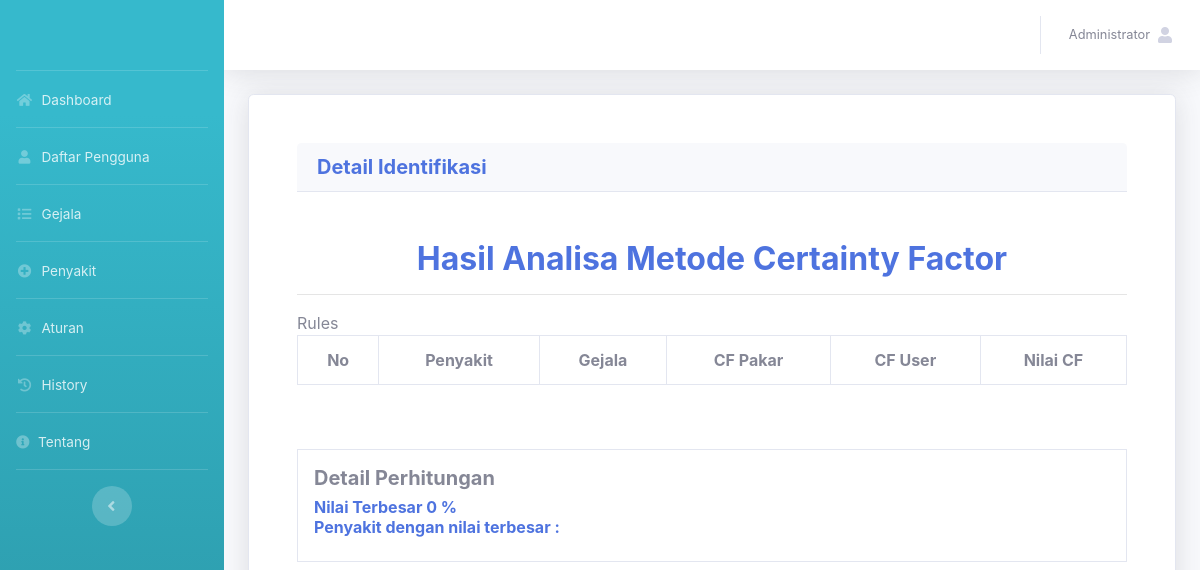
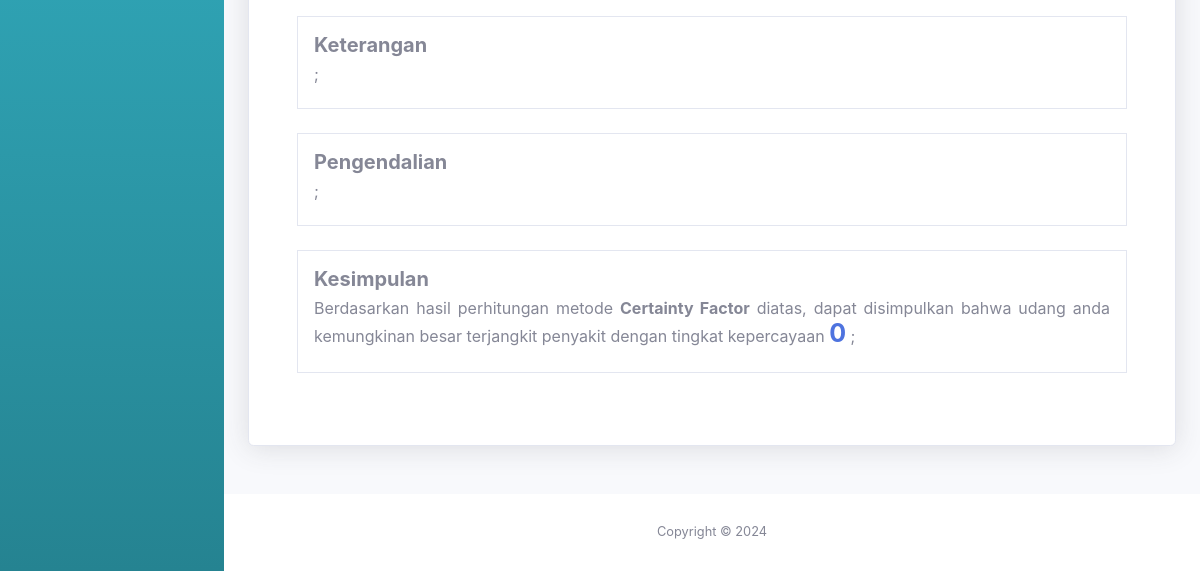
Page /admin/history_det.php?no_regidentifikasi=CYHV72QDMH&id_akun=15 (signed in) on the earlier database version (2 pictures, top to bottom).
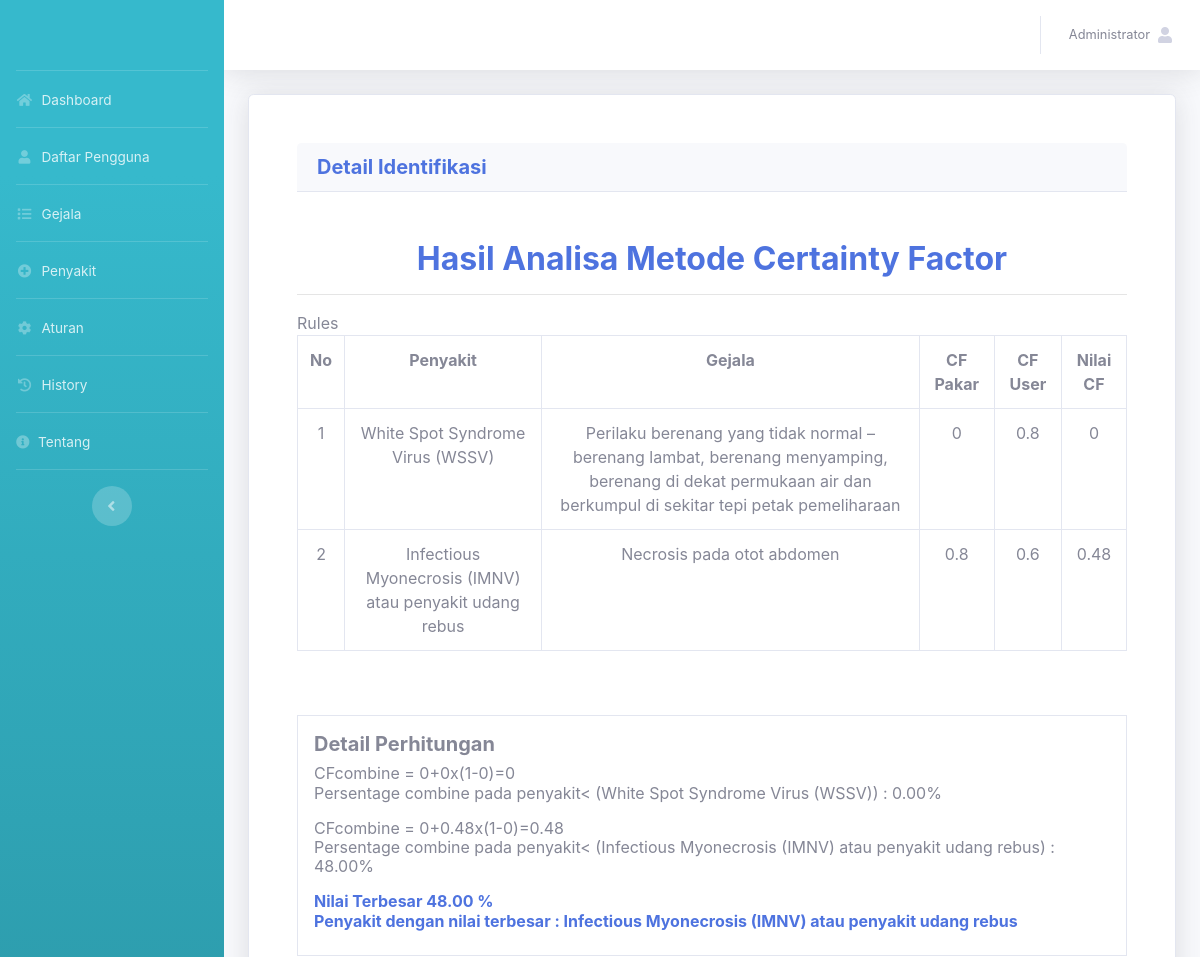
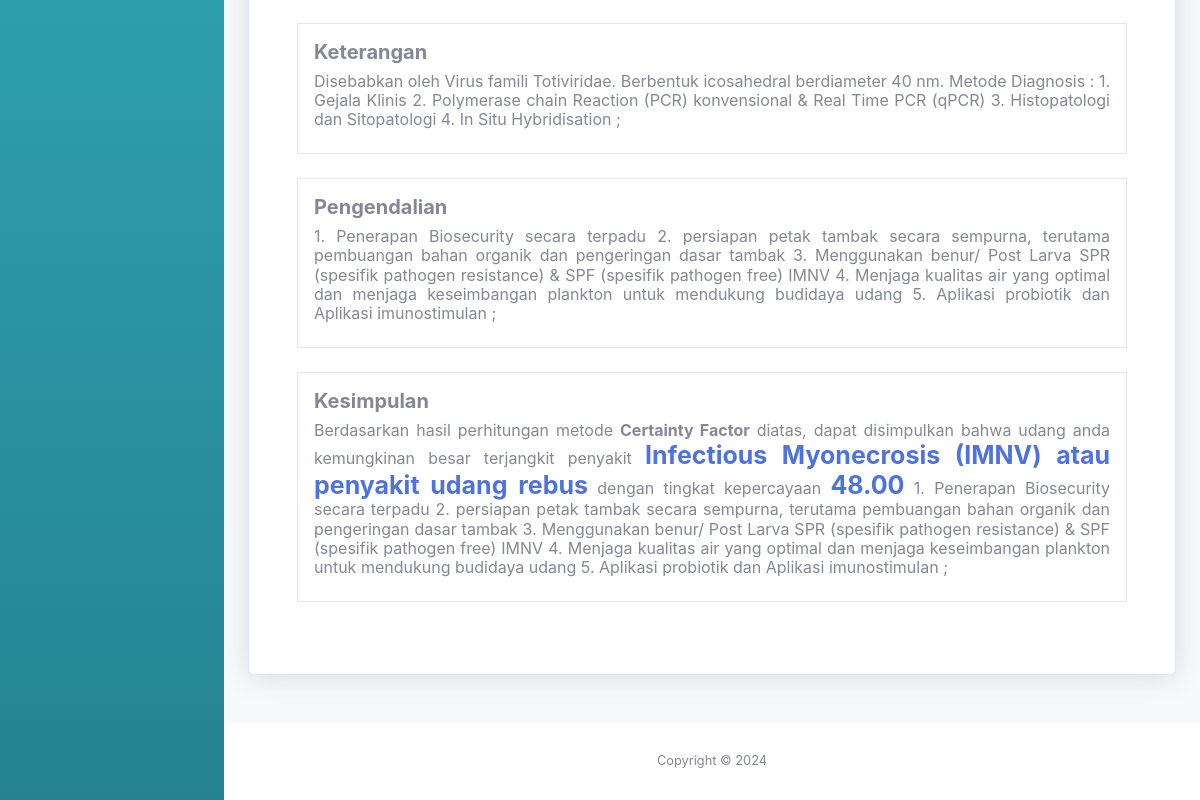
Same page on the later database version (2 pictures, top to bottom).
### tables this page shows
CREATE TABLE `tb_akun` (
  `id_akun` int(11) NOT NULL,
  `nama_lengkap` varchar(50) NOT NULL,
  `username` varchar(50) NOT NULL,
  `password` varchar(50) NOT NULL,
  `level` varchar(30) NOT NULL
);

CREATE TABLE `tb_penyakit` (
  `id_penyakit` int(11) NOT NULL,
  `nama_penyakit` text NOT NULL,
  `keterangan` text NOT NULL,
  `pengendalian` text NOT NULL,
  `gambar` text NOT NULL
);

CREATE TABLE `tb_gejala` (
  `id_gejala` int(11) NOT NULL,
  `nama_gejala` text NOT NULL
);

CREATE TABLE `tb_aturan` (
  `id_aturan` int(11) NOT NULL,
  `id_gejala` int(11) NOT NULL,
  `id_penyakit` int(11) NOT NULL,
  `nilai_gejala` double NOT NULL
);

CREATE TABLE `tb_identifikasi` (
  `id_identifikasi` int(11) NOT NULL,
  `no_regidentifikasi` char(10) NOT NULL,
  `tgl_identifikasi` date NOT NULL,
  `id_akun` int(11) NOT NULL,
  `id_gejala` int(11) NOT NULL,
  `nilai_user` double NOT NULL
);

### admin/history_det.php (the view, shortened to what the changed rows need)
<?php
include 'header.php';
?>
<div class="container">
	<div class="card shadow p-5 mb-5">
        <br>
        <br>
        <center>
            <h2 class="m-0 font-weight-bold text-primary"> Hasil Analisa Metode Certainty Factor</h2>
        </center>
        <div class="table-responsive">
            <table class="table table-bordered">
                <tr>
                    <th class="text-center">No</th>
                    <th class="text-center">Penyakit</th>
                    <th class="text-center">Gejala</th>
                    <th class="text-center">CF Pakar</th>
                    <th class="text-center">CF User</th>
                    <th class="text-center">Nilai CF</th>
                </tr>
                <?php
                $sql = mysqli_query($conn,"SELECT * FROM tb_penyakit p, tb_gejala g, tb_identifikasi i,
                tb_aturan a WHERE g.id_gejala=i.id_gejala AND g.id_gejala=a.id_gejala AND
                p.id_penyakit=a.id_penyakit AND i.id_akun='$_GET[id_akun]' AND i.no_regidentifikasi='$_GET[no_regidentifikasi]'
                ORDER BY p.id_penyakit");
                $i=0;
                while($r = mysqli_fetch_array($sql)){
                    $nilai_cf = $r['nilai_gejala']*$r['nilai_user'];
                    $i++;
                    echo "
                    <tr>
                    <td class='text-center'>$i</td>
                    <td class='text-center'>$r[nama_penyakit]</td>
                    <td class='text-center'>$r[nama_gejala]</td>
                    <td class='text-center'>$r[nilai_gejala]</td>
                    <td class='text-center'>$r[nilai_user]</td>
                    <td class='text-center'>$nilai_cf</td>
                    </tr>
                    ";
                }
                ?>
            </table>
        </div>
        <br>
        <br>
        <div class="border p-3">
            <h6>
                <?php
                $highestPercentage = 0;
                $penyakitTerbesar = "";
                $data = mysqli_query($conn,"SELECT * FROM tb_penyakit ORDER BY id_penyakit");
                while($a=mysqli_fetch_array($data)){
                    $sql1 = mysqli_query($conn,"SELECT * FROM
                        tb_gejala g, tb_identifikasi i, tb_aturan a WHERE g.id_gejala=i.id_gejala
                        AND g.id_gejala=a.id_gejala AND a.id_penyakit='$a[id_penyakit]' AND i.id_akun='$_GET[id_akun]'
                        AND i.no_regidentifikasi='$_GET[no_regidentifikasi]'");
                $jml_data = mysqli_num_rows($sql1);
                $cflama = 0;
                $no=1;
                $lastPercentage = 0;
                while ($result=mysqli_fetch_array($sql1)){
                    $cf_he = $result['nilai_gejala']*$result['nilai_user'];
                    if($jml_data>0){
                        $cf1 = $cflama ;
                        $cf2 = $cf_he;
                        $cfcombine = $cf1+$cf2 * (1-$cf1);
                        $cflama = $cfcombine;
                        echo "<div class='text-justify'>
                        CFcombine = ".$cf1."+".$cf2."x(1-".$cf1.")=".$cfcombine."<br></div>
                        ";
                        if($result['id_penyakit'] == $a['id_penyakit']) {
                            $persentage = $cfcombine * 100;
                            $lastPercentage = number_format($persentage,2);
                        }
                        $no++;
                    }
                }
                if($no>1) {
                    echo "<p>Persentage combine pada penyakit< (" . $a['nama_penyakit'] .") : " . $lastPercentage . "%</b></p>";
                    if($lastPercentage > $highestPercentage){
                        $highestPercentage = $lastPercentage;
                        $penyakitTerbesar = $a['nama_penyakit'];
                    }
                }
            }
            echo "
            <b class='text-primary'>Nilai Terbesar " . $highestPercentage . "
            %<br></b>
            <b class='text-primary'> Penyakit dengan nilai terbesar : " . $penyakitTerbesar . "<br></b>";
                ?>
            </h6>
        </div>
        <br>
        <div class="border p-3">
            <h6>
            <?php
            $data = mysqli_query($conn,"SELECT * FROM tb_penyakit WHERE nama_penyakit='$penyakitTerbesar'");
            $a=mysqli_fetch_array($data);
            echo "
            <div class='text-justify'>
            $a[keterangan];
            </div>
            ";
                ?>
            </h6>
        </div>
        <br>
        <div class="border p-3">
            <h6>
            <?php
            $data = mysqli_query($conn,"SELECT * FROM tb_penyakit WHERE nama_penyakit='$penyakitTerbesar'");
            $a=mysqli_fetch_array($data);
            echo "
            <div class='text-justify'>
            $a[pengendalian];
            </div>
            ";
                ?>
            </h6>
    </div>
    <br>
    <div class="border p-3">
            <h6>
            <?php
            echo "
            <div class='text-justify'>
            Berdasarkan hasil perhitungan metode <b>Certainty Factor</b> diatas, dapat disimpulkan bahwa udang anda kemungkinan besar terjangkit penyakit <b class='text-primary' style='font-size:25px;'>$penyakitTerbesar</b> dengan tingkat kepercayaan <b class='text-primary' style='font-size:25px;'>$highestPercentage</b>
            $a[pengendalian];
            </div>
            ";
                ?>
            </h6>
    </div>
    <br>
</div>
</div>

### admin/header.php (shortened to what the changed rows need)
<?php
include '../assets/conn/config.php';
?>
<!DOCTYPE html>
<html lang="en">
<head>
  <link href="../assets/vendor/fontawesome-free/css/all.min.css" rel="stylesheet" type="text/css">
  <link href="../assets/css/sb-admin-2.min.css" rel="stylesheet">
  <link href="../assets/vendor/datatables/dataTables.bootstrap4.min.css" rel="stylesheet">
</head>
<body id="page-top">
 <div id="wrapper">
    <div id="content-wrapper" class="d-flex flex-column">
      <div id="content">
        <nav class="navbar navbar-expand navbar-light bg-white topbar mb-4 static-top shadow">
          <ul class="navbar-nav ml-auto">
            <li class="nav-item dropdown no-arrow">
              <a class="nav-link dropdown-toggle" href="#" id="userDropdown" role="button"
              data-toggle="dropdown" aria-haspopup="true" aria-expanded="false">
              <?php
              $username=$_SESSION['username'];
              $det=mysqli_query($conn,"select * from tb_akun where username='$username'");
              while($d=mysqli_fetch_array($det)){
                ?>
                <span class="mr-2 d-none d-lg-inline text-gray-600 small"><?php echo $d['nama_lengkap'] ?></span>
                <?php
              }
              ?>
              <span class="fa fa-user"><span>
              </a>
          </li>
        </ul>
      </nav>
    </div>
</body>
</html>

Differences in the rows shown:
now on this page (row edited): tb_penyakit: nama_penyakit "White Spot Syndrome Virus (WSSV)", tb_gejala.nama_gejala "Perilaku berenang yang tidak normal – berenang lambat, berenang menyamping, berenang di dekat permukaan air dan berkumpul di sekitar tepi petak pemeliharaan", tb_aturan.nilai_gejala "0", tb_identifikasi.nilai_user "0.8", tb_aturan.nilai_gejala "0.00"
now on this page (row edited): tb_penyakit: nama_penyakit "Infectious Myonecrosis (IMNV) atau penyakit udang rebus", tb_gejala.nama_gejala "Necrosis pada otot abdomen", tb_aturan.nilai_gejala "0.8", tb_identifikasi.nilai_user "0.6", tb_aturan.nilai_gejala "0.48", tb_aturan.nilai_gejala "48.00", keterangan "Disebabkan oleh Virus famili Totiviridae. Berbentuk icosahedral berdiameter 40 nm. Metode Diagnosis : 1. Gejala Klinis 2. Polymerase chain Reaction (PCR) konvensional & Real Time PCR (qPCR) 3. Histopatologi dan Sitopatologi 4. In Situ Hybridisation", pengendalian "1. Penerapan Biosecurity secara terpadu 2. persiapan petak tambak secara sempurna, terutama pembuangan bahan organik dan pengeringan dasar tambak 3. Menggunakan benur/ Post Larva SPR (spesifik pathogen resistance) & SPF (spesifik pathogen free) IMNV 4. Menjaga kualitas air yang optimal dan menjaga keseimbangan plankton untuk mendukung budidaya udang 5. Aplikasi probiotik dan Aplikasi imunostimulan"
now on this page (row edited): tb_gejala: cf1 "0", tb_aturan.nilai_gejala "0", shown under "White Spot Syndrome Virus (WSSV)"
now on this page (row unchanged): tb_gejala: cf1 "0", tb_aturan.nilai_gejala "0.48", tb_aturan.nilai_gejala "48.00", shown under "Infectious Myonecrosis (IMNV) atau penyakit udang rebus"
Other differences:
$highestPercentage: "0" → (not shown)
